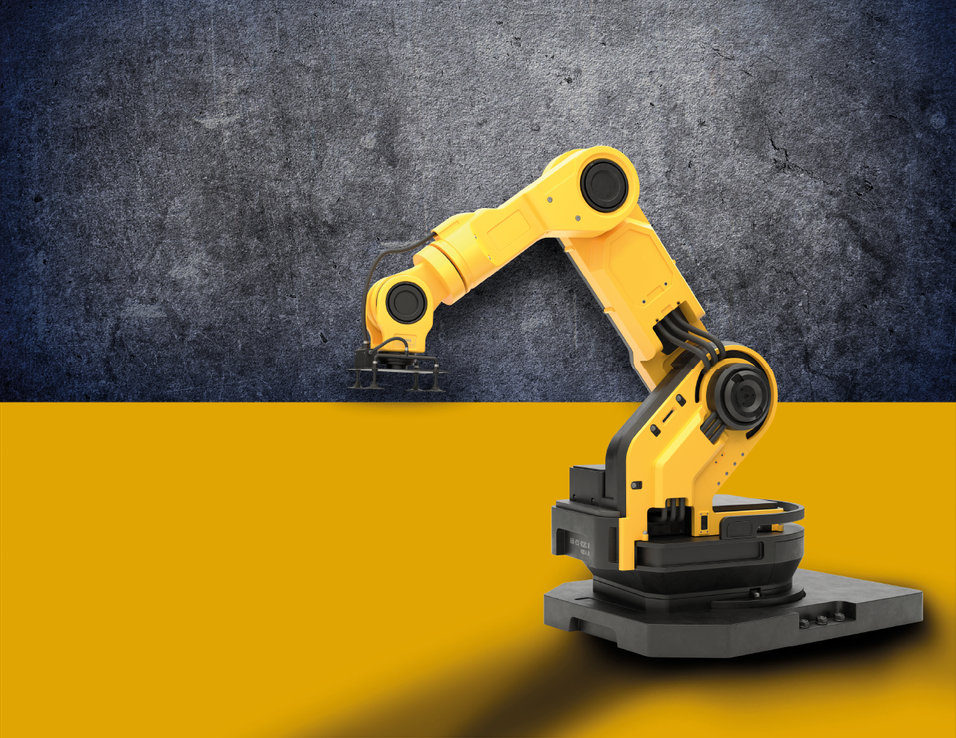
#> input picture frontend/src/assets/images/login-bg.png, 956 x 738 px, shrunk from 1281 x 990 before the run; its folder holds only this picture in this run
$ python -i illumination_robust.py   (imports and definitions only)
#> lines starting #> are read from the running program, lines starting #| are printed output that depends on the picture
#> further down, picture is the input picture: shape (738, 956, 3); mean B, G, R 55.4, 111.6, 133.4
#!/usr/bin/env python3
"""
Módulo para robustez ante cambios de iluminación
"""

import cv2
import numpy as np
from typing import Tuple, Optional, Dict, Any
import logging

class RobustezIluminacion:
    """
    Clase para hacer el sistema más robusto ante cambios de iluminación
    """

    def __init__(self):
        self.logger = logging.getLogger(__name__)

        # Parámetros de normalización
        self.target_mean = 128.0
        self.target_std = 64.0

        # Parámetros de CLAHE (Contrast Limited Adaptive Histogram Equalization)
        self.clahe_clip_limit = 2.0
        self.clahe_tile_grid_size = (8, 8)

        # Parámetros de gamma correction adaptativo
        self.gamma_range = (0.5, 2.0)
        self.gamma_step = 0.1

        # Historial de iluminación para adaptación
        self.illumination_history = []
        self.max_history = 10

    def normalizar_imagen_adaptativa(self, imagen: np.ndarray) -> np.ndarray:
        """
        Normaliza la imagen adaptativamente - VERSIÓN SIMPLIFICADA

        Args:
            imagen (np.ndarray): Imagen de entrada (BGR)

        Returns:
            np.ndarray: Imagen normalizada
        """
        try:
            # Convertir a float32 para cálculos precisos
            img_float = imagen.astype(np.float32)

            # Calcular estadísticas globales
            mean_global = np.mean(img_float)
#> mean_global = 100.1
            std_global = np.std(img_float)
#> std_global = 70.08

            # Normalización global simple
            if std_global > 0:
                img_normalized = (img_float - mean_global) / std_global
                img_normalized = img_normalized * self.target_std + self.target_mean
            else:
                img_normalized = img_float

            # Asegurar que los valores estén en el rango [0, 255]
            img_normalized = np.clip(img_normalized, 0, 255)
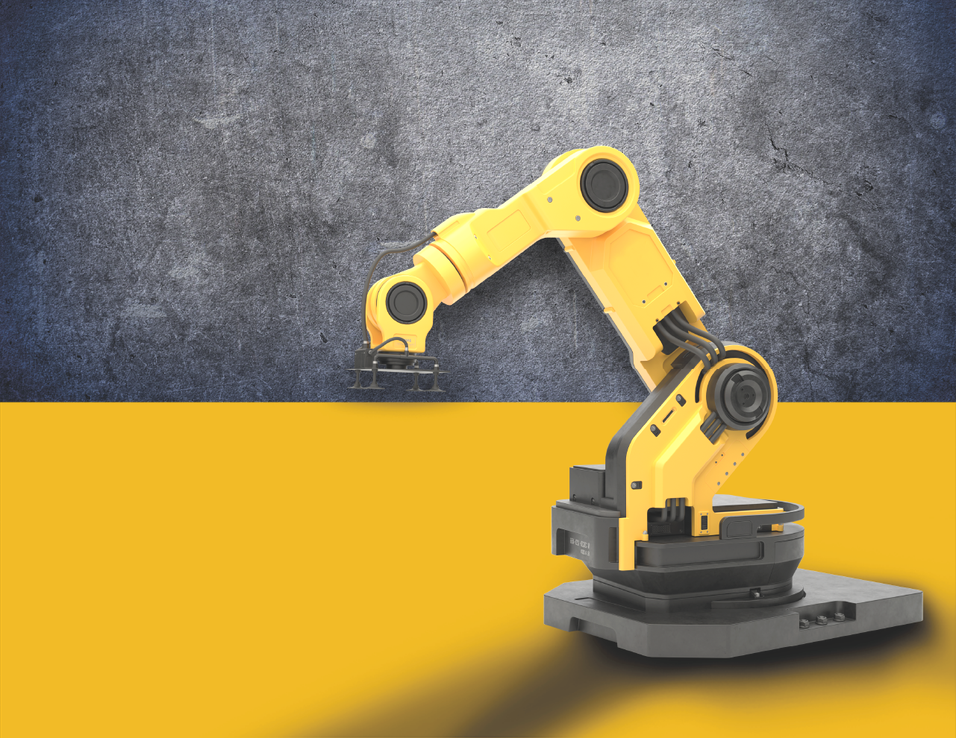
#> img_normalized: shape (738, 956, 3) float32; mean B, G, R 87.3, 138.1, 157.8

            return img_normalized.astype(np.uint8)

        except Exception as e:
            self.logger.error(f"Error en normalización adaptativa: {e}")
            return imagen

    def aplicar_clahe(self, imagen: np.ndarray) -> np.ndarray:
        """
        Aplica CLAHE (Contrast Limited Adaptive Histogram Equalization)

        Args:
            imagen (np.ndarray): Imagen de entrada (BGR)

        Returns:
            np.ndarray: Imagen con CLAHE aplicado
        """
        try:
            # Convertir a LAB
            lab = cv2.cvtColor(imagen, cv2.COLOR_BGR2LAB)
#> lab: shape (738, 956, 3); mean of channels 0, 1, 2 147.8, 131, 154

            # Aplicar CLAHE al canal L
            clahe = cv2.createCLAHE(
                clipLimit=self.clahe_clip_limit,
                tileGridSize=self.clahe_tile_grid_size
            )
            lab[:, :, 0] = clahe.apply(lab[:, :, 0])
#> lab: shape (738, 956, 3); mean of channels 0, 1, 2 149.9, 131, 154

            # Convertir de vuelta a BGR
            return cv2.cvtColor(lab, cv2.COLOR_LAB2BGR)
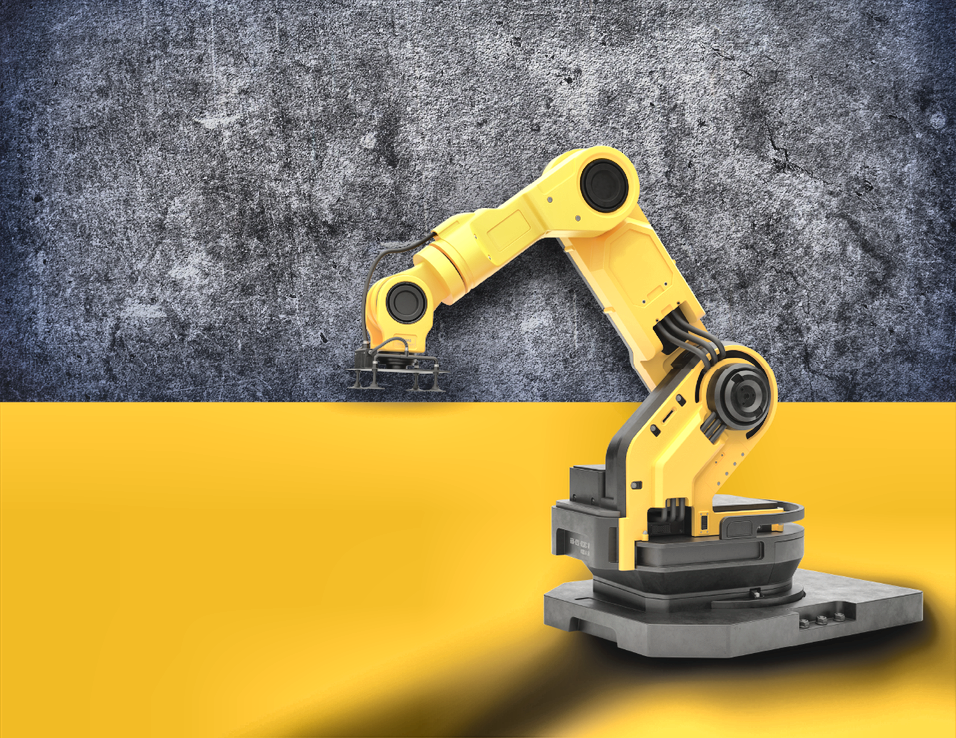
#> returned value: shape (738, 956, 3); mean B, G, R 89.6, 140.9, 159.6

        except Exception as e:
            self.logger.error(f"Error aplicando CLAHE: {e}")
            return imagen

    def gamma_correction_adaptativo(self, imagen: np.ndarray) -> np.ndarray:
        """
        Aplica gamma correction adaptativo basándose en el brillo de la imagen

        Args:
            imagen (np.ndarray): Imagen de entrada (BGR)

        Returns:
            np.ndarray: Imagen con gamma correction aplicado
        """
        try:
            # Calcular brillo promedio
            brightness = np.mean(imagen)
#> brightness = 130

            # Determinar gamma basándose en el brillo
            if brightness < 80:  # Imagen oscura
                gamma = 0.7
            elif brightness > 180:  # Imagen muy brillante
                gamma = 1.3
            else:  # Imagen normal
                gamma = 1.0

            # Aplicar gamma correction
            gamma_corrected = np.power(imagen / 255.0, gamma) * 255.0
            return np.clip(gamma_corrected, 0, 255).astype(np.uint8)

        except Exception as e:
            self.logger.error(f"Error en gamma correction: {e}")
            return imagen

    def mejorar_contraste_adaptativo(self, imagen: np.ndarray) -> np.ndarray:
        """
        Mejora el contraste de manera adaptativa

        Args:
            imagen (np.ndarray): Imagen de entrada (BGR)

        Returns:
            np.ndarray: Imagen con contraste mejorado
        """
        try:
            # Calcular histograma
            hist = cv2.calcHist([imagen], [0], None, [256], [0, 256])
#> hist = 256 values, max 36253 at index 38, min 0 at index 1, mean 2756

            # Encontrar percentiles
            total_pixels = imagen.shape[0] * imagen.shape[1]
#> total_pixels = 705528
            p1 = np.percentile(hist, 1)
#> p1 = 0
            p99 = np.percentile(hist, 99)
#> p99 = 12222.6

            # Aplicar estiramiento de histograma
            if p99 > p1:
                img_stretched = np.clip(
                    (imagen - p1) * 255.0 / (p99 - p1), 0, 255
                ).astype(np.uint8)
            else:
                img_stretched = imagen

            return img_stretched

        except Exception as e:
            self.logger.error(f"Error mejorando contraste: {e}")
            return imagen

    def preprocesar_imagen_robusta(self, imagen: np.ndarray,
                                 aplicar_clahe: bool = True,
                                 aplicar_gamma: bool = True,
                                 aplicar_contraste: bool = True) -> np.ndarray:
        """
        Aplica múltiples técnicas de preprocesamiento para robustez

        Args:
            imagen (np.ndarray): Imagen de entrada (BGR)
            aplicar_clahe (bool): Si aplicar CLAHE
            aplicar_gamma (bool): Si aplicar gamma correction
            aplicar_contraste (bool): Si aplicar mejora de contraste

        Returns:
            np.ndarray: Imagen preprocesada
        """
        try:
            img_processed = imagen.copy()

            # 1. Normalización adaptativa
            img_processed = self.normalizar_imagen_adaptativa(img_processed)

            # 2. CLAHE para mejorar contraste local
            if aplicar_clahe:
                img_processed = self.aplicar_clahe(img_processed)

            # 3. Gamma correction adaptativo
            if aplicar_gamma:
                img_processed = self.gamma_correction_adaptativo(img_processed)

            # 4. Mejora de contraste
            if aplicar_contraste:
                img_processed = self.mejorar_contraste_adaptativo(img_processed)

            return img_processed

        except Exception as e:
            self.logger.error(f"Error en preprocesamiento robusto: {e}")
            return imagen

    # [131 lines left out: functions analizar_iluminacion, obtener_estadisticas_iluminacion, recomendar_ajustes, not called in this run]

>>> import cv2
>>> picture = cv2.imread('../../../../frontend/src/assets/images/login-bg.png')
>>> result = RobustezIluminacion().preprocesar_imagen_robusta(picture)
